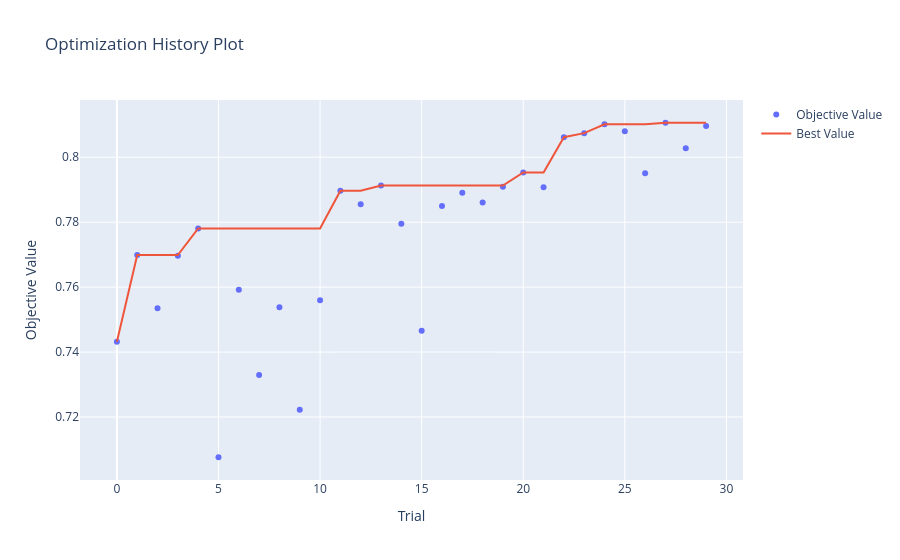

This figure's notebook cell:
### Markdown cell above
## Optuna Visualizations

### Code cell
optuna.visualization.plot_optimization_history(study)

### Figure 1 — Plotly figure (JSON) as saved in the notebook; plotly's stock layout.template omitted (floating-point values rounded to 4 significant figures)
{"data": [{"mode": "markers", "name": "Objective Value", "type": "scatter", "x": [0, 1, 2, 3, 4, 5, 6, 7, 8, 9, 10, 11, 12, 13, 14, 15, 16, 17, 18, 19, 20, 21, 22, 23, 24, 25, 26, 27, 28, 29], "y": [0.7432, 0.7699, 0.7535, 0.7697, 0.7781, 0.7076, 0.7592, 0.7329, 0.7538, 0.7222, 0.7559, 0.7897, 0.7856, 0.7913, 0.7795, 0.7465, 0.785, 0.789, 0.7861, 0.7909, 0.7953, 0.7907, 0.8062, 0.8074, 0.8101, 0.808, 0.7951, 0.8106, 0.8028, 0.8097]}, {"mode": "lines", "name": "Best Value", "type": "scatter", "x": [0, 1, 2, 3, 4, 5, 6, 7, 8, 9, 10, 11, 12, 13, 14, 15, 16, 17, 18, 19, 20, 21, 22, 23, 24, 25, 26, 27, 28, 29], "y": [0.7432, 0.7699, 0.7699, 0.7699, 0.7781, 0.7781, 0.7781, 0.7781, 0.7781, 0.7781, 0.7781, 0.7897, 0.7897, 0.7913, 0.7913, 0.7913, 0.7913, 0.7913, 0.7913, 0.7913, 0.7953, 0.7953, 0.8062, 0.8074, 0.8101, 0.8101, 0.8101, 0.8106, 0.8106, 0.8106]}, {"marker": {"color": "#cccccc"}, "mode": "markers", "name": "Infeasible Trial", "showlegend": false, "type": "scatter", "x": [], "y": []}], "layout": {"title": {"text": "Optimization History Plot"}, "xaxis": {"title": {"text": "Trial"}}, "yaxis": {"title": {"text": "Objective Value"}}}}
